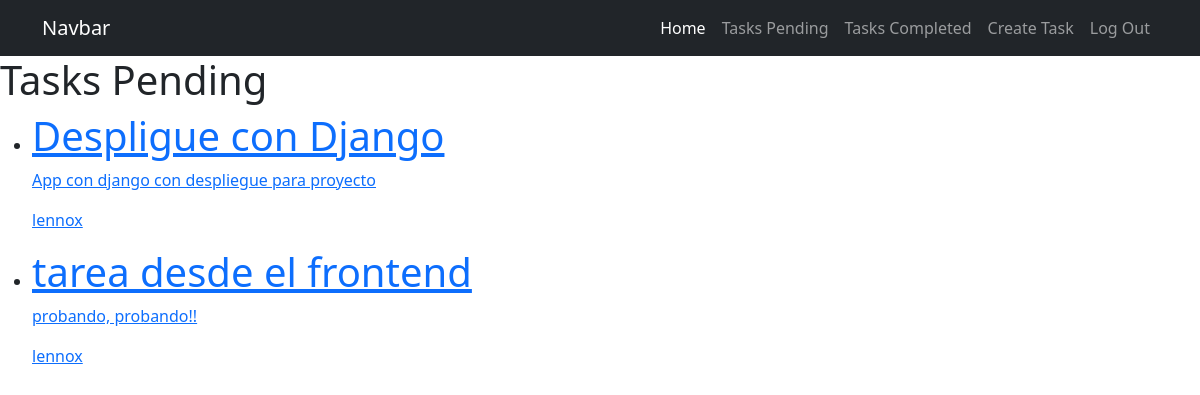
/tasks/ (signed in), run on an earlier commit of the app's database.
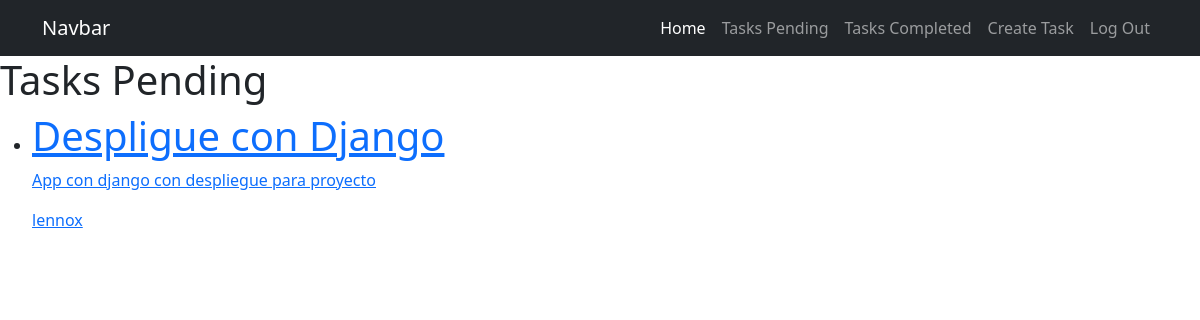
And on a later commit of the database.
### tasks/models.py (models this page shows, shortened)
class Task(models.Model):
    title = models.CharField(max_length=200)
    description = models.TextField(max_length=1000)
    created = models.DateTimeField(auto_now_add=True)
    datecompleted = models.DateTimeField(null=True, blank=True)
    important = models.BooleanField(default=False)
    user = models.ForeignKey(User, on_delete=models.CASCADE)

### tasks/views.py (the view)
# urls.py: path("tasks/", views.tasks, name="tasks"),
@login_required
def tasks(request):
    tasks = Task.objects.filter(user=request.user, datecompleted__isnull=True)
    return render(request, "tasks.html", {"tasks": tasks})

### tasks/templates/tasks.html (shortened to what this page needs)
{% extends 'base.html' %}
{% block content %}
<h1>Tasks Pending</h1>
<ul>
    {% for task in tasks %}
        <li>
            <a href="{% url 'task_detail' task.id %}">
                {% if task.important %}
                <strong><h1>{{task.title}}</h1></strong>
                {% else %}
                {{task.title}}
                {% endif %}
                <p>{{task.description}}</p>
                <p>{{task.user.username}}</p>
            </a>
        </li>
    {% endfor %}
</ul>
{% endblock content %}

### tasks/templates/base.html (shortened to what this page needs)
<!DOCTYPE html>
<html lang="en">
<head>
    <link href="https://cdn.jsdelivr.net/npm/bootstrap@5.0.2/dist/css/bootstrap.min.css" rel="stylesheet">
</head>
<body>
    <nav class="navbar navbar-expand-lg navbar-dark bg-dark">
        <div class="container">
          <a class="navbar-brand" href="#">Navbar</a>
          <div class="collapse navbar-collapse" id="navbarNav">
            <ul class="navbar-nav ms-auto">
                <li class="nav-item">
                    <a class="nav-link active" href="/">Home</a>
                </li>
                {% if user.is_authenticated %}
                <li class="nav-item">
                    <a class="nav-link" href="/tasks/">Tasks Pending</a>
                </li>
                <li class="nav-item">
                    <a class="nav-link" href="/tasks_completed/">Tasks Completed</a>
                </li>
                <li class="nav-item">
                    <a class="nav-link" href="/tasks/create/">Create Task</a>
                </li>
                <li class="nav-item">
                    <a class="nav-link" href="/logout">Log Out</a>
                </li>
                {% endif %}
            </ul>
            </div>
        </div>
    </nav>
    {% block content %}
    {% endblock content %}
</body>
</html>

What changed in the data, as far as the page shows it:
no longer on this page (row edited): Task: title "tarea desde el frontend", description "probando, probando!!", user.username "lennox"
